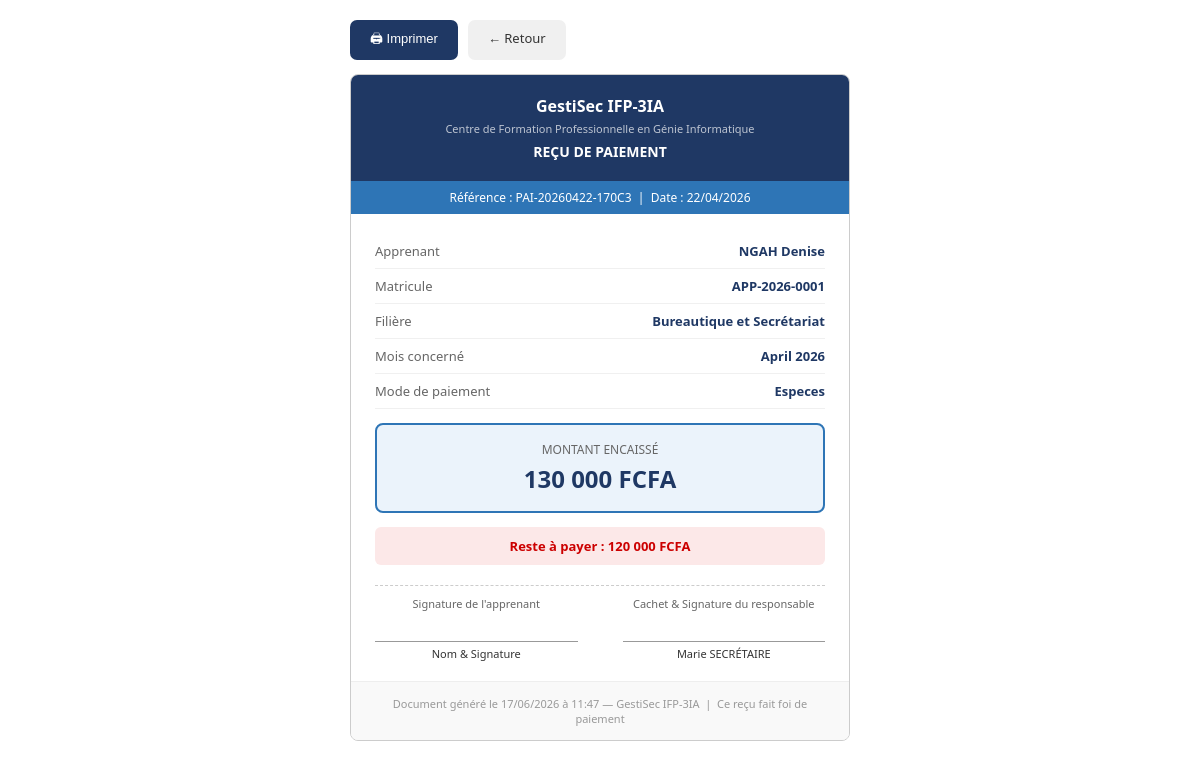
Screenshot of /modules/paiements/recu.php?id=1 with the database file from the repository.
### tables this page shows
CREATE TABLE `paiements` (
  `id` int(11) NOT NULL,
  `reference` varchar(50) NOT NULL,
  `apprenant_id` int(11) NOT NULL,
  `montant` decimal(12,2) NOT NULL,
  `mode_paiement` enum('especes','mobile_money','virement','cheque') DEFAULT 'especes',
  `date_paiement` date DEFAULT curdate(),
  `mois_concerne` varchar(20) DEFAULT NULL,
  `observations` text DEFAULT NULL,
  `enregistre_par` int(11) DEFAULT NULL,
  `created_at` datetime DEFAULT current_timestamp()
);

CREATE TABLE `apprenants` (
  `id` int(11) NOT NULL,
  `matricule` varchar(30) NOT NULL,
  `nom` varchar(100) NOT NULL,
  `prenom` varchar(100) NOT NULL,
  `date_naissance` date DEFAULT NULL,
  `sexe` enum('M','F') DEFAULT 'M',
  `telephone` varchar(20) DEFAULT NULL,
  `email` varchar(150) DEFAULT NULL,
  `adresse` text DEFAULT NULL,
  `filiere_id` int(11) DEFAULT NULL,
  `niveau` varchar(20) DEFAULT '1',
  `statut` enum('inscrit','suspendu','diplome','abandonne') DEFAULT 'inscrit',
  `date_inscription` date DEFAULT curdate(),
  `photo` varchar(255) DEFAULT NULL,
  `created_at` datetime DEFAULT current_timestamp(),
  `lieu_naissance` varchar(255) DEFAULT NULL
);

CREATE TABLE `filieres` (
  `id` int(11) NOT NULL,
  `code` varchar(20) NOT NULL,
  `nom` varchar(150) NOT NULL,
  `duree` int(11) NOT NULL COMMENT 'durée en mois',
  `cout` decimal(12,2) NOT NULL DEFAULT 0.00
);

CREATE TABLE `utilisateurs` (
  `id` int(11) NOT NULL,
  `nom` varchar(100) NOT NULL,
  `prenom` varchar(100) NOT NULL,
  `email` varchar(150) NOT NULL,
  `mot_de_passe` varchar(255) NOT NULL,
  `role` enum('directeur','secretaire','comptable','admin') DEFAULT 'secretaire',
  `statut` enum('actif','inactif') DEFAULT 'actif',
  `created_at` datetime DEFAULT current_timestamp()
);

### includes/auth.php (called while the page is built, shortened)
<?php
function clean(string $val): string {
    return htmlspecialchars(trim($val), ENT_QUOTES, 'UTF-8');
}
function dateFR(?string $date): string {
    return date('d/m/Y', strtotime($date));
}
function money(float $amount): string {
    return number_format($amount, 0, ',', ' ') . ' FCFA';
}

### modules/paiements/recu.php (the view, shortened to what this page needs)
<?php
require_once __DIR__ . '/../../includes/auth.php';
$db = getDB();
$id = (int)($_GET['id']??0);
$stmt = $db->prepare("SELECT p.*,a.nom,a.prenom,a.matricule,f.nom AS filiere_nom,f.cout,u.nom AS agent_nom,u.prenom AS agent_prenom,
    COALESCE((SELECT SUM(montant) FROM paiements WHERE apprenant_id=a.id),0) AS total_paye
    FROM paiements p JOIN apprenants a ON p.apprenant_id=a.id LEFT JOIN filieres f ON a.filiere_id=f.id
    LEFT JOIN utilisateurs u ON p.enregistre_par=u.id WHERE p.id=?");
$stmt->execute([$id]); $p=$stmt->fetch();
$reste = $p['cout'] - $p['total_paye'];
?>
<!DOCTYPE html>
<html lang="fr">
<head>
</head>
<body>
<div class="no-print" style="max-width:500px;margin:0 auto 14px;display:flex;gap:10px">
  <button onclick="window.print()" style="background:#1F3864;color:#fff;border:none;padding:9px 20px;border-radius:7px;cursor:pointer;font-size:13px;font-weight:500">🖨 Imprimer</button>
  <a href="index.php" style="background:#f0f0f0;color:#333;border:none;padding:9px 20px;border-radius:7px;text-decoration:none;font-size:13px">← Retour</a>
</div>
<div class="recu">
  <div class="recu-header">
    <h1><?= APP_NAME ?></h1>
    <p>Centre de Formation Professionnelle en Génie Informatique</p>
    <p style="margin-top:6px;opacity:1;font-size:14px;font-weight:600">REÇU DE PAIEMENT</p>
  </div>
  <div class="recu-ref">Référence : <?= clean($p['reference']) ?> &nbsp;|&nbsp; Date : <?= dateFR($p['date_paiement']) ?></div>
  <div class="recu-body">
    <div class="row"><span class="lbl">Apprenant</span><span class="val"><?= clean($p['nom'].' '.$p['prenom']) ?></span></div>
    <div class="row"><span class="lbl">Matricule</span><span class="val"><?= clean($p['matricule']) ?></span></div>
    <div class="row"><span class="lbl">Filière</span><span class="val"><?= clean($p['filiere_nom']??'—') ?></span></div>
    <div class="row"><span class="lbl">Mois concerné</span><span class="val"><?= clean($p['mois_concerne']??'—') ?></span></div>
    <div class="row"><span class="lbl">Mode de paiement</span><span class="val"><?= ucfirst(str_replace('_',' ',$p['mode_paiement'])) ?></span></div>
    <div class="montant-box">
      <div class="lbl">MONTANT ENCAISSÉ</div>
      <div class="val"><?= money((float)$p['montant']) ?></div>
    </div>
    <div class="reste-box">
      <?php if($reste<=0): ?>
      <strong style="color:#1e7145">✓ Compte soldé — Aucun montant restant dû</strong>
      <?php else: ?>
      <strong style="color:#c00">Reste à payer : <?= money($reste) ?></strong>
      <?php endif; ?>
    </div>
    <div class="sig-area">
      <div class="sig-box">
        <div class="sig-label">Signature de l'apprenant</div>
        <div class="sig-line">Nom & Signature</div>
      </div>
      <div class="sig-box">
        <div class="sig-label">Cachet & Signature du responsable</div>
        <div class="sig-line"><?= clean(($p['agent_prenom']??'').' '.($p['agent_nom']??'Secrétariat')) ?></div>
      </div>
    </div>
  </div>
  <div class="recu-footer">
    Document généré le <?= date('d/m/Y à H:i') ?> — <?= APP_NAME ?> &nbsp;|&nbsp; Ce reçu fait foi de paiement
  </div>
</div>
</body>
</html>

### rows the page displays
paiements: reference "PAI-20260422-170C3", date_paiement "22/04/2026", apprenant.prenom "NGAH Denise", apprenant.matricule "APP-2026-0001", filieres.nom "Bureautique et Secrétariat", mois_concerne "April 2026", mode_paiement "Especes", montant "130 000 FCFA", enregistre_par.nom "Marie SECRÉTAIRE"

### other values shown
APP_NAME "GestiSec IFP-3IA"
money($reste) "120 000 FCFA"
